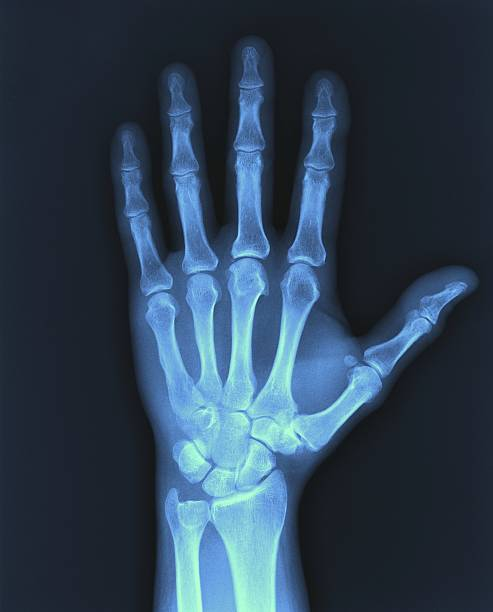
#> input picture hand_img.jpg, 493 x 612 px
$ jupyter execute introduction.ipynb
#> lines starting #> are read from the running program, lines starting #| are printed output that depends on the picture; after the words box and inside, x2 and y2 are one past the last pixel; in counts of white or black regions, pixels touching at a corner belong together; long printed decimals are rounded
[cell 1]
from skimage import color, io, measure, img_as_ubyte
from skimage.measure import profile_line
from skimage.transform import rescale, resize
import matplotlib.pyplot as plt
import numpy as np
import pydicom as dicom

[cell 2]
img='hand_img.jpg'
img_org=io.imread(img) #reading the image
#> img_org is the input picture: shape (612, 493, 3); mean R, G, B 46.5, 65.6, 84.6

[cell 3]
# printing the shape of the image
print(img_org.shape)
#| (612, 493, 3)

[cell 4]
# checking the pixel type of an image
print (img_org.dtype)
#| uint8

[cell 5]
io.imshow(img_org)
plt.title('HandImage')
io.show()

[cell 6]
# converting an image to greyscale
img_grey=color.rgb2gray(img_org)
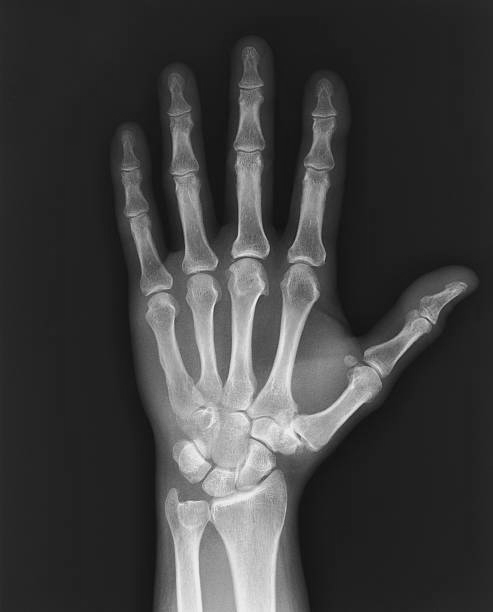
#> img_grey: shape (612, 493) float64; min 0.0636, max 0.958, mean 0.247
io.imshow(img_grey)

[cell 7]
img_hot=io.imshow(img_grey, cmap='hot')
plt.title('image with colormap hot')
plt.show(img_hot)

[cell 8]
# computing and visualisng the histogram of an image
# the histogram function takes 1d arrays as an input and hence, ravel() is called to convert the image into a 1d array
# h is a list of tuples where in each tuple, the first element is the bin count and the second element is the bin edge
h=plt.hist(img_grey.ravel(),bins=256)
plt.title('histogram of the image')
io.show()
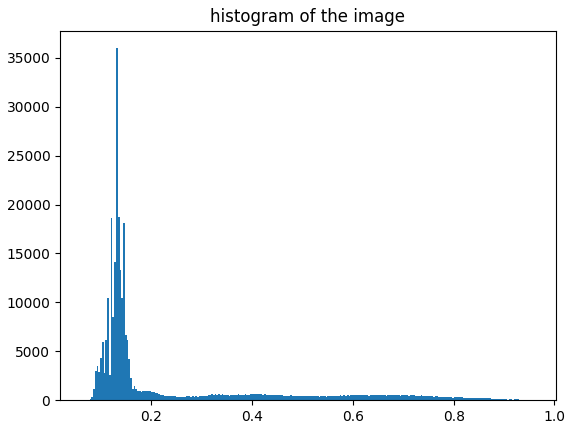
#> figure drawn by matplotlib, 1 panel; tallest bar 35985 high, from x = 0.13 to 0.134

[cell 9]
# we can also find the value of a bin by,
bin_no=100
count=h[0][bin_no]
#> count = 596
print(f"There are {count} pixel values in bin {bin_no}")
#| There are 596.0 pixel values in bin 100

[cell 10]
# the bin edges can be found by
bin_left=h[1][bin_no]
#> bin_left = 0.413
bin_right=h[1][bin_no+1]
#> bin_right = 0.417
print(f"The bin edges for bin {bin_no} are {bin_left} and {bin_right}")
#| The bin edges for bin 100 are 0.4131 and 0.4166

[cell 11]
# pixel values and image coordinate system
r=100
c=50
im_val=img_grey[r,c]
#> im_val = 0.146
print(f"The pixel value at row {r} and column {c} is {im_val}")
#| The pixel value at row 100 and column 50 is 0.146

[cell 12]
# as the image is represented as a numpy array, the usual slicing operations can be performed
img_org[:30]=0
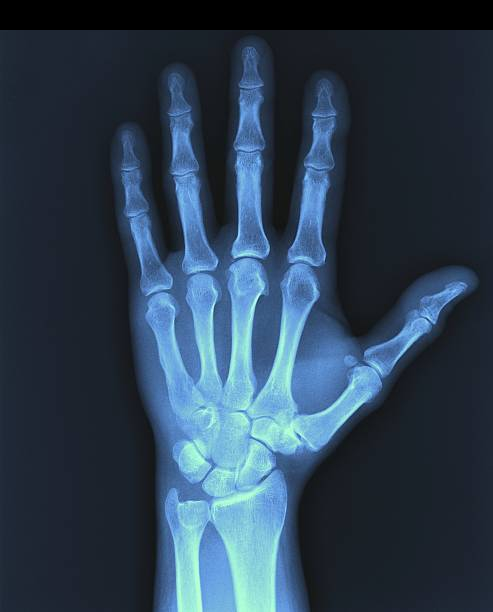
#> img_org: shape (612, 493, 3); 4.9% of pixels changed, all inside (x1, y1, x2, y2) = (0, 0, 493, 30)
io.imshow(img_org)
io.show()

[cell 13]
# masking is a binary image where the values are either 0 or 1
mask=img_grey>0.5
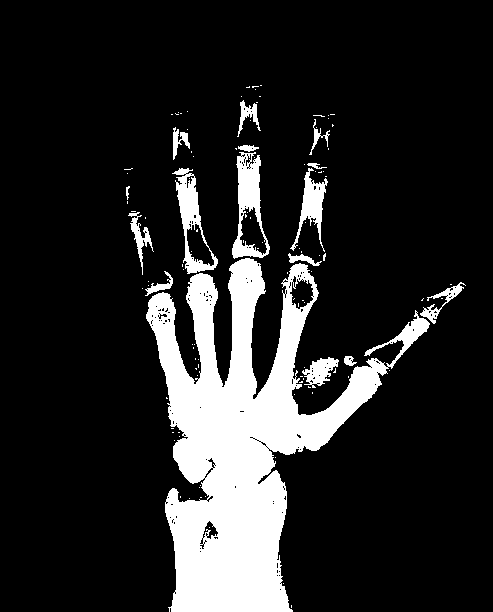
#> mask: shape (612, 493) bool; 15.3% white; 113 white regions (97 under 20 px), largest, box (x1, y1, x2, y2) and area: (146, 258, 430, 612) 38724, (232, 152, 270, 259) 1763, (172, 168, 218, 274) 1521
io.imshow(mask)
io.show()

[cell 14]
img_org[mask] = 255
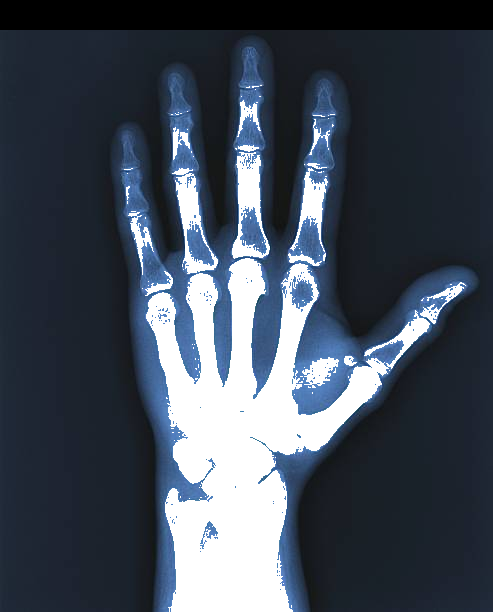
#> img_org: shape (612, 493, 3); 15.25% of pixels changed, all inside (x1, y1, x2, y2) = (124, 85, 466, 612)
io.imshow(img_org)
io.show()

[cell 15]
# color images
# each pixel is defined using 3 values: r,g and b
r=110
c=90
img_org[r,c]=[255,0,0]
#> img_org: shape (612, 493, 3); under 0.01% of pixels changed, all inside (x1, y1, x2, y2) = (90, 110, 91, 111)
io.imshow(img_org)

[cell 16]
# to color the top half of the image using slicing
img_org[:300]=[0,255,0]
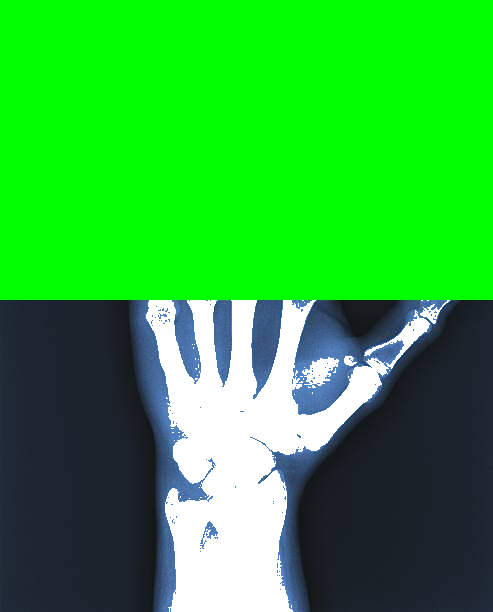
#> img_org: shape (612, 493, 3); mean R, G, B 44.5, 174.1, 55.7
io.imshow(img_org)
io.show()

[cell 17]
# trying on another image
img=io.imread('chameleon.jpg')
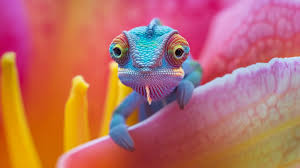
#> input picture chameleon.jpg, 300 x 168 px
#> img is the input picture: shape (168, 300, 3); mean R, G, B 185.6, 108.7, 101.2
io.imshow(img)
io.show()

[cell 18]
image_rescaled = rescale(img, 0.25, anti_aliasing=True,
                         channel_axis=2)
io.imshow(image_rescaled)
io.show()

[cell 19]
img_gray=color.rgb2gray(img)
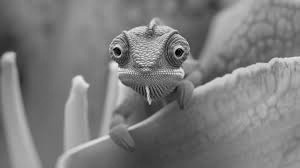
#> img_gray: shape (168, 300) float64; min 0.00531, max 0.928, mean 0.488
io.imshow(img_gray)
io.show()

[cell 20]
# computing the histogram of the image
h=plt.hist(img_gray.ravel(),bins=250)
plt.title('histogram of the image')
io.show()
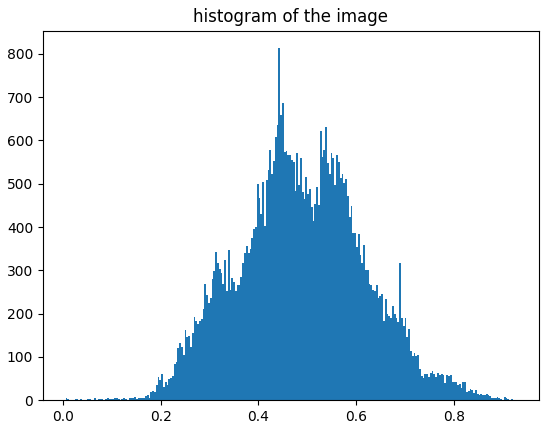
#> figure drawn by matplotlib, 1 panel; tallest bar 813 high, from x = 0.441 to 0.445

[cell 21]
r_comp = img[:, :, 2] #selects all the rows, all the columns and the red component (0) of the image
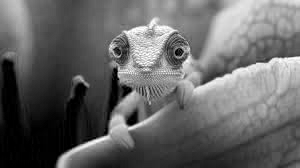
#> r_comp: shape (168, 300); min 0, max 255, mean 101.2
io.imshow(r_comp)
plt.title('(Red)')
io.show()
# it gives you a grayscale image because it represents an image where each intensity value corresponds to the brightness or intensity of that
# color component at each pixel
